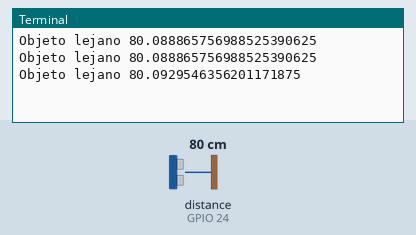
Bench run of a program on a simulated Raspberry Pi (BCM pin numbers). Parts: the last lines printed to the terminal. The test bench sets the inputs (shaded band); at power-on: distance to the obstacle (sensor on GPIO 24) 80 cm. The echo pulse lasts 58.3 µs per cm; the clock reads 2024-03-15 10:24:30 at power-on unless the program sets it.

Above: at 1.2 s.
1.3 s: distance to the obstacle (sensor on GPIO 24) set to 2 cm
At 1.9 s:
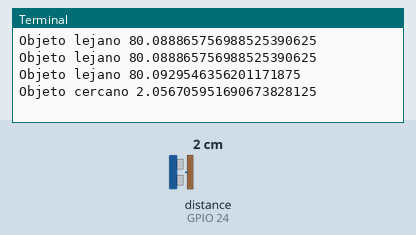
4.3 s: distance to the obstacle (sensor on GPIO 24) set to 4 cm
At 4.9 s:
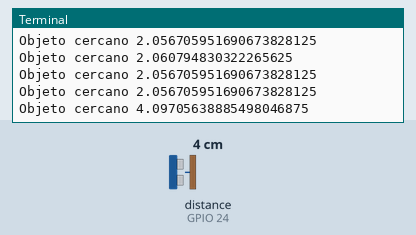
Timing chart, 0 to 7.3 s (numbered marks = the images above; inputs shaded):
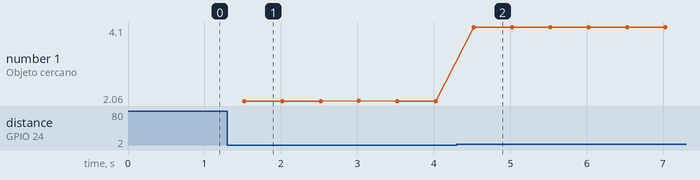

The program:

sensorUltrasonico.py
```python
import RPi.GPIO as GPIO
import time
from decimal import Decimal

GPIO.setmode(GPIO.BCM)
GPIO.setwarnings(False)

#pins
trig = 23
echo = 24

#entradas y salidas
GPIO.setup(trig, GPIO.OUT)
GPIO.setup(echo, GPIO.IN)

#leer distancia del sensor
def detectar():
    GPIO.output(trig, False)
    time.sleep(2*10**-6) #2 microsegundos
    GPIO.output(trig, True)
    time.sleep(10*10**-6) #10 microsegundos
    GPIO.output(trig, False)

    #contar tiempo
    while GPIO.input(echo) == 0:
        start = time.time()
    while GPIO.input(echo) == 1:
        end = time.time()

    #duracion del pulso
    duracion = end-start

    #convertir a microsegundos
    #duracion = duracion*10**6

    #distacia en cm
    #medida = duracion/58

    distancia = (duracion * 34300)/2
    return Decimal(distancia)

while True:
    distancia = detectar()
    #print(distancia)

    if distancia <= 30:
        print("Objeto cercano", distancia)
    else:
        print("Objeto lejano", distancia)

    time.sleep(0.5)

GPIO.cleanup() #limpiar GPIO
```

Measured:
- after the input at 1.3 s, the terminal: prints a new line after 0.22 s (image 1)
- after the input at 4.3 s, the terminal: prints a new line after 0.22 s (image 2)
- plotted number 1: 2.06 → 4.1 after the input at 4.3 s
